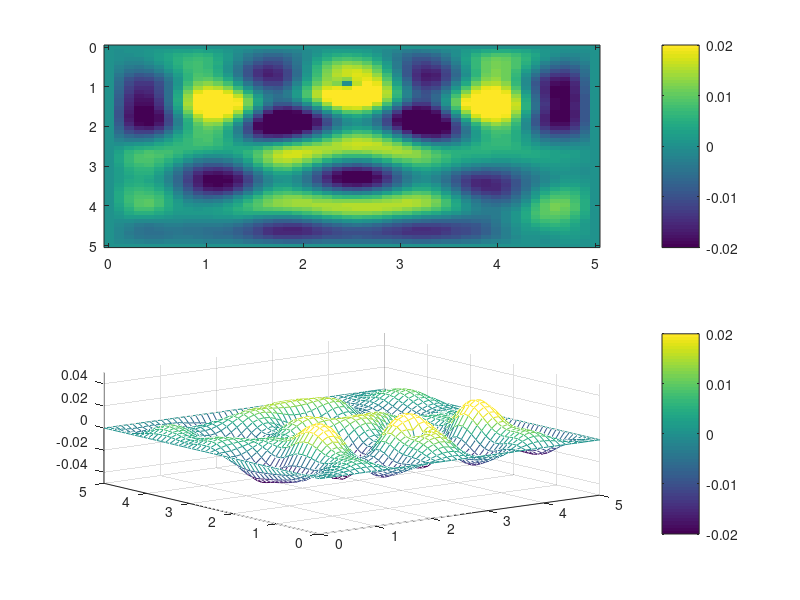

The MATLAB script that drew this image:
close all
clearvars
clc

Lx = 5;
Ly = 5;
dx = 0.1;
dy = dx;
nx = fix(Lx/dx);
ny = fix(Ly/dy);
x = linspace(0, Lx, nx);
y = linspace(0, Ly, ny);

T = 10;

wn = zeros(nx,ny);
wnm1 = wn;
wnp1 = wn;

C = 0.5;
c = 1;
dt = C*dx/c;

t = 0;

while (t < T) 
    wn(:,[1 end]) = 0;
    wn([1 end],:) = 0;
    
    t = t+dt;
    wnm1 = wn;
    wn = wnp1;
    
    %source
    %sourceX = 25; sourceY = 25;
    sourceX = 25; sourceY = 10;
    wn(sourceX,sourceY) = dt^2*20*sin(30*pi*t/20);
    
    for i=2:nx-1
        for j=2:ny-1
            wnp1(i,j) = 2*wn(i,j) - wnm1(i,j) ...
                        + C^2 *(wn(i+1,j) + wn(i,j+1) - 4*wn(i,j)... 
                        + wn(i-1,j) + wn(i,j-1));
        end
    end
    
    clf;
    subplot(2,1,1);
    imagesc(x,y,wn'); colorbar; caxis([-0.02 0.02]);
    
    
    subplot(2,1,2);
    mesh(x, y, wn'); colorbar; caxis([-0.02 0.02]);
    axis([0 Lx 0 Ly -0.05 0.05]);
    shg;
    pause(0.01);
    
end